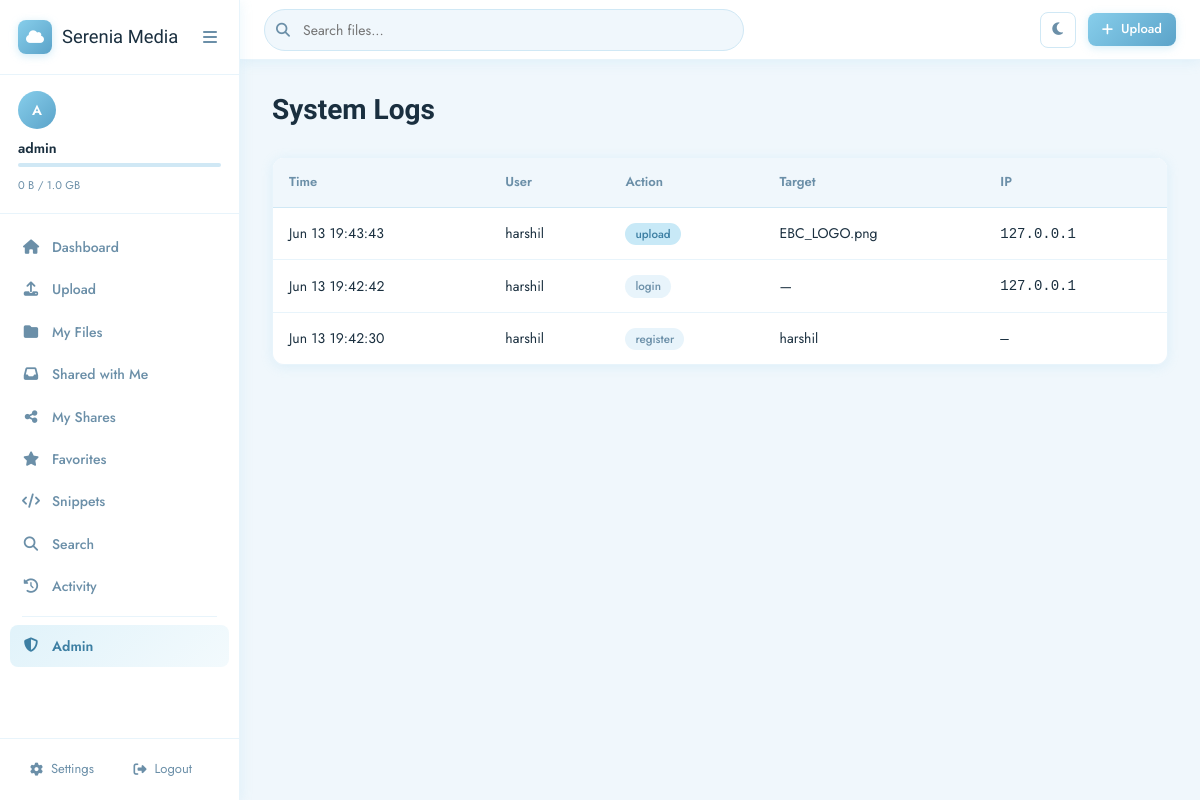
The page /admin/logs (signed in) on the database its author committed.
### models/user.py (models this page shows, shortened)
class User(UserMixin, db.Model):
    __tablename__ = 'users'
    id = db.Column(db.Integer, primary_key=True)
    username = db.Column(db.String(80), unique=True, nullable=False, index=True)
    email = db.Column(db.String(120), unique=True, nullable=False, index=True)
    password_hash = db.Column(db.String(256), nullable=False)
    is_admin = db.Column(db.Boolean, default=False)
    is_active = db.Column(db.Boolean, default=True)
    avatar_path = db.Column(db.String(512), nullable=True)   # stored filename under static/avatars/
    bio = db.Column(db.Text, nullable=True)
    storage_used = db.Column(db.BigInteger, default=0)
    storage_limit = db.Column(db.BigInteger, default=1073741824)  # 1 GB
    dark_mode = db.Column(db.Boolean, default=False)
    reset_token = db.Column(db.String(100), nullable=True)
    reset_token_expiry = db.Column(db.DateTime, nullable=True)
    created_at = db.Column(db.DateTime, default=datetime.utcnow)
    last_login = db.Column(db.DateTime, nullable=True)
    files = db.relationship('File', backref='owner', lazy='dynamic', cascade='all, delete-orphan')
    folders = db.relationship('Folder', backref='owner', lazy='dynamic', cascade='all, delete-orphan')
    shares_created = db.relationship('Share', backref='creator', lazy='dynamic', foreign_keys='Share.created_by')
    snippets = db.relationship('TextSnippet', backref='author', lazy='dynamic', cascade='all, delete-orphan')
    activities = db.relationship('Activity', backref='user', lazy='dynamic', cascade='all, delete-orphan')
    favorites = db.relationship('Favorite', backref='user', lazy='dynamic', cascade='all, delete-orphan')
    def storage_percent(self):
        if self.storage_limit == 0:
            return 0
        return min(int((self.storage_used / self.storage_limit) * 100), 100)

### models/file.py (models this page shows, shortened)
class Activity(db.Model):
    __tablename__ = 'activities'
    id          = db.Column(db.Integer, primary_key=True)
    user_id     = db.Column(db.Integer, db.ForeignKey('users.id'), nullable=False)
    action      = db.Column(db.String(100), nullable=False)
    target_type = db.Column(db.String(50), nullable=True)
    target_id   = db.Column(db.Integer, nullable=True)
    target_name = db.Column(db.String(255), nullable=True)
    details     = db.Column(db.Text, nullable=True)
    ip_address  = db.Column(db.String(45), nullable=True)
    created_at  = db.Column(db.DateTime, default=datetime.utcnow, index=True)

### routes/admin.py (the view)
@admin_bp.route('/admin/logs')
@login_required
@admin_required
def logs():
    page = request.args.get('page', 1, type=int)
    activities = Activity.query.order_by(Activity.created_at.desc())\
                  .paginate(page=page, per_page=50, error_out=False)
    return render_template('admin/logs.html', activities=activities)

### models/user.py (called while the page is built)
    @staticmethod
    def get(key, default=None):
        row = SiteSettings.query.filter_by(key=key).first()
        return row.value if row else default

### routes/admin.py (called while the page is built)
def admin_required(f):
    from functools import wraps
    @wraps(f)
    def decorated(*args, **kwargs):
        if not current_user.is_authenticated or not current_user.is_admin:
            from flask import abort; abort(403)
        return f(*args, **kwargs)
    return decorated

### templates/admin/logs.html (shortened to what this page needs)
{% extends "base.html" %}
{% block content %}
<div class="page-header"><h1>System Logs</h1></div>
<div class="table-wrapper">
    <table class="data-table">
        <thead><tr><th>Time</th><th>User</th><th>Action</th><th>Target</th><th>IP</th></tr></thead>
        <tbody>
        {% for act in activities.items %}
        <tr>
            <td>{{ act.created_at.strftime('%b %d %H:%M:%S') }}</td>
            <td>{{ act.user.username if act.user else '—' }}</td>
            <td><span class="badge act-badge-{{ act.action }}">{{ act.action }}</span></td>
            <td>{{ act.target_name or '—' }}</td>
            <td><code>{{ act.ip_address or '—' }}</code></td>
        </tr>
        {% endfor %}
        </tbody>
    </table>
</div>
{% endblock %}

### templates/base.html (shortened to what this page needs)
<!DOCTYPE html>
<html lang="en" class="{{ 'dark-mode' if current_user.is_authenticated and current_user.dark_mode else '' }}">
<head>
  <link rel="stylesheet" href="https://cdnjs.cloudflare.com/ajax/libs/font-awesome/6.5.0/css/all.min.css">
  <link rel="stylesheet" href="{{ url_for('static', filename='css/main.css') }}">
</head>
<body>
  {% if current_user.is_authenticated %}
  <nav class="sidebar" id="sidebar">
    <div class="sidebar-logo">
      <a href="{{ url_for('main.dashboard') }}" class="logo-link">
        {% if logo_path %}
        <img src="/static/brand/{{ logo_path }}" class="logo-img" alt="{{ site_name }}">
        {% else %}
        <div class="logo-icon"><i class="fa-solid fa-cloud"></i></div>
        {% endif %}
        <span class="logo-text">{{ site_name }}</span>
      </a>
      <button class="sidebar-toggle" id="sidebarToggle"><i class="fa-solid fa-bars"></i></button>
    </div>
    <div class="sidebar-user">
      <div class="user-avatar-wrap">
        {% if current_user.avatar_path %}
        <img src="/static/avatars/{{ current_user.avatar_path }}" class="user-avatar-img" alt="avatar">
        {% else %}
        <div class="user-avatar">{{ current_user.username[0].upper() }}</div>
        {% endif %}
      </div>
      <div class="user-info">
        <div class="user-name">{{ current_user.username }}</div>
        <div class="user-storage">
          <div class="storage-bar">
          </div>
          <span class="storage-text">{{ current_user.storage_used|human_size }} / {{ current_user.storage_limit|human_size }}</span>
        </div>
      </div>
    </div>
    <ul class="sidebar-nav">
      <li><a href="{{ url_for('main.dashboard') }}" class="{{ 'active' if request.endpoint=='main.dashboard' }}"><i class="fa-solid fa-house"></i><span>Dashboard</span></a></li>
      <li><a href="{{ url_for('files.upload') }}" class="{{ 'active' if request.endpoint=='files.upload' }}"><i class="fa-solid fa-upload"></i><span>Upload</span></a></li>
      <li><a href="{{ url_for('files.list_files') }}" class="{{ 'active' if request.endpoint=='files.list_files' }}"><i class="fa-solid fa-folder"></i><span>My Files</span></a></li>
      <li><a href="{{ url_for('files.shared_with_me') }}" class="{{ 'active' if request.endpoint=='files.shared_with_me' }}"><i class="fa-solid fa-inbox"></i><span>Shared with Me</span></a></li>
      <li><a href="{{ url_for('files.my_shares') }}" class="{{ 'active' if request.endpoint=='files.my_shares' }}"><i class="fa-solid fa-share-nodes"></i><span>My Shares</span></a></li>
      <li><a href="{{ url_for('main.favorites') }}" class="{{ 'active' if request.endpoint=='main.favorites' }}"><i class="fa-solid fa-star"></i><span>Favorites</span></a></li>
      <li><a href="{{ url_for('main.snippets') }}" class="{{ 'active' if request.endpoint=='main.snippets' }}"><i class="fa-solid fa-code"></i><span>Snippets</span></a></li>
      <li><a href="{{ url_for('main.search') }}" class="{{ 'active' if request.endpoint=='main.search' }}"><i class="fa-solid fa-magnifying-glass"></i><span>Search</span></a></li>
      <li><a href="{{ url_for('main.activity') }}" class="{{ 'active' if request.endpoint=='main.activity' }}"><i class="fa-solid fa-clock-rotate-left"></i><span>Activity</span></a></li>
      {% if current_user.is_admin %}
      <li class="nav-divider"></li>
      <li><a href="{{ url_for('admin.dashboard') }}" class="{{ 'active' if 'admin' in request.endpoint }}"><i class="fa-solid fa-shield-halved"></i><span>Admin</span></a></li>
      {% endif %}
    </ul>
    <div class="sidebar-footer">
      <a href="{{ url_for('auth.profile') }}"><i class="fa-solid fa-gear"></i><span>Settings</span></a>
      <a href="{{ url_for('auth.logout') }}"><i class="fa-solid fa-right-from-bracket"></i><span>Logout</span></a>
    </div>
  </nav>
  <div class="main-wrapper" id="mainWrapper">
    <header class="topbar">
      <div class="topbar-search">
        <form action="{{ url_for('main.search') }}" method="get">
          <input type="text" name="q" placeholder="Search files..." value="{{ request.args.get('q','') }}">
        </form>
      </div>
      <div class="topbar-actions">
        <button class="btn-icon" id="darkModeToggle" title="Toggle dark mode">
          <i class="fa-solid {{ 'fa-sun' if current_user.dark_mode else 'fa-moon' }}"></i>
        </button>
        <a href="{{ url_for('files.upload') }}" class="btn-primary btn-sm"><i class="fa-solid fa-plus"></i> Upload</a>
      </div>
    </header>
    <main class="content-area">
      {% block content %}{% endblock %}
    </main>
  </div>
  {% endif %}
</body>
</html>

### rows shown on the page
User: username "A", username "admin", storage_used|human_size "0 B", storage_limit|human_size "1.0 GB"
Activity: created_at "Jun 13 19:43:43", user "harshil", action "upload", target_name "EBC_LOGO.png", ip_address "127.0.0.1"
Activity: created_at "Jun 13 19:42:42", user "harshil", action "login", target_name "—", ip_address "127.0.0.1"
Activity: created_at "Jun 13 19:42:30", user "harshil", action "register", target_name "harshil", ip_address "—"

### other values the page prints
{{ site_name }} "Serenia Media"
